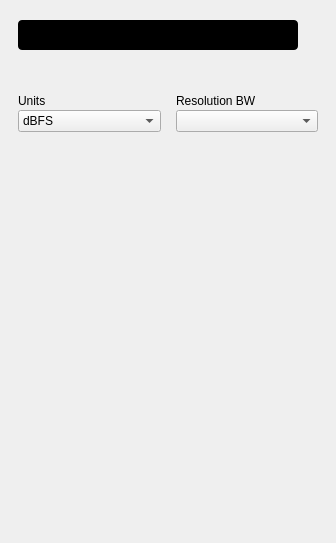
<?xml version="1.0" encoding="UTF-8"?>
<ui version="4.0">
 <class>SpectrumAnalyzerSweepMenu</class>
 <widget class="QWidget" name="SpectrumAnalyzerSweepMenu">
  <property name="geometry">
   <rect>
    <x>0</x>
    <y>0</y>
    <width>336</width>
    <height>543</height>
   </rect>
  </property>
  <property name="sizePolicy">
   <sizepolicy hsizetype="Preferred" vsizetype="Preferred">
    <horstretch>0</horstretch>
    <verstretch>0</verstretch>
   </sizepolicy>
  </property>
  <property name="minimumSize">
   <size>
    <width>0</width>
    <height>0</height>
   </size>
  </property>
  <property name="windowTitle">
   <string>Form</string>
  </property>
  <layout class="QVBoxLayout" name="verticalLayout">
   <property name="spacing">
    <number>0</number>
   </property>
   <property name="leftMargin">
    <number>18</number>
   </property>
   <property name="topMargin">
    <number>20</number>
   </property>
   <property name="rightMargin">
    <number>18</number>
   </property>
   <property name="bottomMargin">
    <number>0</number>
   </property>
   <item>
    <widget class="QScrollArea" name="scrollArea">
     <property name="frameShape">
      <enum>QFrame::NoFrame</enum>
     </property>
     <property name="horizontalScrollBarPolicy">
      <enum>Qt::ScrollBarAlwaysOff</enum>
     </property>
     <property name="widgetResizable">
      <bool>true</bool>
     </property>
     <widget class="QWidget" name="scrollAreaWidgetContents">
      <property name="geometry">
       <rect>
        <x>0</x>
        <y>0</y>
        <width>300</width>
        <height>523</height>
       </rect>
      </property>
      <property name="sizePolicy">
       <sizepolicy hsizetype="Preferred" vsizetype="Ignored">
        <horstretch>0</horstretch>
        <verstretch>0</verstretch>
       </sizepolicy>
      </property>
      <layout class="QVBoxLayout" name="verticalLayout_16">
       <property name="spacing">
        <number>0</number>
       </property>
       <property name="leftMargin">
        <number>0</number>
       </property>
       <property name="topMargin">
        <number>0</number>
       </property>
       <property name="rightMargin">
        <number>0</number>
       </property>
       <property name="bottomMargin">
        <number>0</number>
       </property>
       <item>
        <widget class="scopy::gui::MenuHeader" name="widgetMenuHeader" native="true"/>
       </item>
       <item>
        <widget class="scopy::gui::CustomSwitch" name="btnLog">
         <property name="styleSheet">
          <string notr="true">QPushButton {
min-height: 30px;
max-height: 30px;
min-width: 280px;
max-width: 280px;
background-color: black;
border-radius: 4px;
}

QPushButton:disabled {
background-color: qlineargradient(spread:pad, x1:0.5, y1:0, x2:0.501, y2:0, stop:0 #727273, stop:1 #141416);
}

QWidget#handle {
min-height: 30px;
max-height: 30px;
min-width: 142px;
max-width: 142px;
background-color: #4a64ff;
border-radius: 2px;
}

QWidget#handle:disabled {
background-color: #aaaaaa;
}

QLabel {
margin-top: 6px;
background-color: transparent;
line-height: 19px;
}

QLabel#on {
margin-top: 0px;
min-height:30px;
max-height:30px;
min-width:140px;
max-width:140px;
qproperty-alignment: AlignCenter AlignCenter;
margin-left: 0px;
color: white;
}

QLabel#on:disabled {
color: rgba(255,255,255,102);
}

QLabel#off {
margin-top: 0px;
min-height:30px;
max-height:30px;
min-width:140px;
max-width:140px;
margin-left: 140px;
color: white;
qproperty-alignment: AlignCenter AlignCenter;
}

QLabel#off:disabled {
color: rgba(255,255,255,51);
}
</string>
         </property>
         <property name="text">
          <string/>
         </property>
         <property name="leftText" stdset="0">
          <string>Logarithmic</string>
         </property>
         <property name="rightText" stdset="0">
          <string>Linear</string>
         </property>
         <property name="duration_ms" stdset="0">
          <number>0</number>
         </property>
        </widget>
       </item>
       <item>
        <widget class="scopy::gui::SubsectionSeparator" name="widgetFrequencySubsSep" native="true"/>
       </item>
       <item>
        <layout class="QGridLayout" name="gridSweepControls">
         <property name="leftMargin">
          <number>0</number>
         </property>
         <property name="topMargin">
          <number>0</number>
         </property>
         <property name="rightMargin">
          <number>0</number>
         </property>
         <property name="bottomMargin">
          <number>0</number>
         </property>
         <property name="spacing">
          <number>15</number>
         </property>
        </layout>
       </item>
       <item>
        <widget class="scopy::gui::SubsectionSeparator" name="widgetAmplitudeSubsSep" native="true"/>
       </item>
       <item>
        <layout class="QGridLayout" name="gridLayout_5">
         <property name="leftMargin">
          <number>0</number>
         </property>
         <property name="topMargin">
          <number>0</number>
         </property>
         <property name="rightMargin">
          <number>0</number>
         </property>
         <property name="bottomMargin">
          <number>0</number>
         </property>
         <property name="spacing">
          <number>15</number>
         </property>
         <item row="0" column="1">
          <layout class="QVBoxLayout" name="vLayout_9">
           <property name="spacing">
            <number>2</number>
           </property>
           <item>
            <widget class="QStackedWidget" name="stackedWidgetBottom"/>
           </item>
           <item>
            <spacer name="vSpacer_11">
             <property name="orientation">
              <enum>Qt::Vertical</enum>
             </property>
             <property name="sizeHint" stdset="0">
              <size>
               <width>0</width>
               <height>0</height>
              </size>
             </property>
            </spacer>
           </item>
           <item>
            <widget class="QLabel" name="lblRbw">
             <property name="text">
              <string>Resolution BW</string>
             </property>
            </widget>
           </item>
           <item>
            <widget class="QComboBox" name="cmbBoxRbw"/>
           </item>
          </layout>
         </item>
         <item row="0" column="0">
          <layout class="QVBoxLayout" name="vLayout_5">
           <property name="spacing">
            <number>2</number>
           </property>
           <item>
            <widget class="QStackedWidget" name="stackedWidgetTop"/>
           </item>
           <item>
            <widget class="QStackedWidget" name="stackedWidgetDivision"/>
           </item>
           <item>
            <widget class="QLabel" name="lbl_units">
             <property name="text">
              <string>Units</string>
             </property>
            </widget>
           </item>
           <item>
            <widget class="QComboBox" name="cmbBoxUnits">
             <item>
              <property name="text">
               <string>dBFS</string>
              </property>
             </item>
            </widget>
           </item>
          </layout>
         </item>
        </layout>
       </item>
       <item>
        <spacer name="vSpacer_6">
         <property name="orientation">
          <enum>Qt::Vertical</enum>
         </property>
         <property name="sizeType">
          <enum>QSizePolicy::Expanding</enum>
         </property>
         <property name="sizeHint" stdset="0">
          <size>
           <width>20</width>
           <height>411</height>
          </size>
         </property>
        </spacer>
       </item>
      </layout>
     </widget>
    </widget>
   </item>
  </layout>
 </widget>
 <customwidgets>
  <customwidget>
   <class>scopy::gui::CustomSwitch</class>
   <extends>QPushButton</extends>
   <header location="global">scopy/gui/custom_switch.hpp</header>
  </customwidget>
  <customwidget>
   <class>scopy::gui::SubsectionSeparator</class>
   <extends>QWidget</extends>
   <header location="global">scopy/gui/subsection_separator.hpp</header>
   <container>1</container>
  </customwidget>
  <customwidget>
   <class>scopy::gui::MenuHeader</class>
   <extends>QWidget</extends>
   <header location="global">scopy/gui/menu_header.hpp</header>
   <container>1</container>
  </customwidget>
 </customwidgets>
 <resources/>
 <connections/>
</ui>
